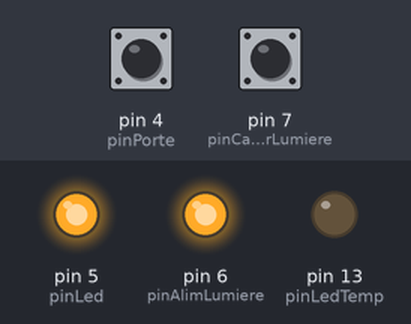
The sketch below on a simulated Arduino Uno, built with avr-gcc and run on an emulated ATmega328P. Shown: output pins drawn as LEDs (lit = HIGH). The inputs (shaded band) are chosen by the test bench; at power-on: pin 7 (pinCapteurLumiere) HIGH, pin 4 (pinPorte) HIGH. Sleep ends after the set time or at an interrupt; the modem accepts every AT command (registered, SIM ready, sends succeed) and sends nothing else.

Above: at 3.2 s.
3.3 s: pin 7 (pinCapteurLumiere) pulled LOW for 0.15 s
At 3.67 s:
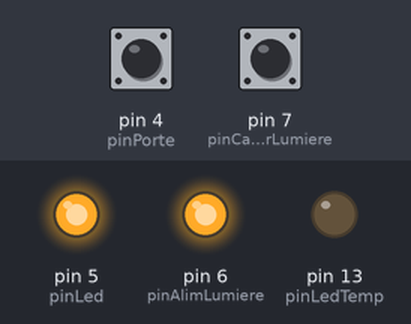
6.3 s: pin 7 (pinCapteurLumiere) pulled LOW for 3.2 s
At 6.58 s:
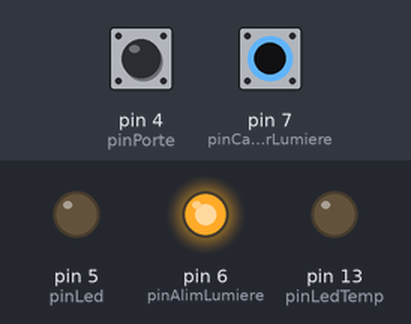
Timing chart, 0 to 11.1 s (numbered marks = the images above; inputs shaded):
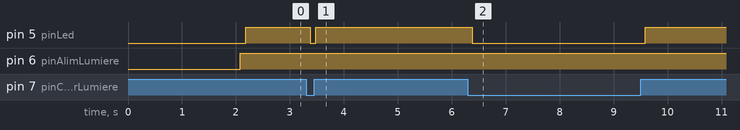

Measured:
- after the input at 3.3 s, pin 5 (pinLed): HIGH → LOW after 0.08 s, → HIGH 0.10 s later
- after the input at 6.3 s, pin 5 (pinLed): HIGH → LOW after 0.08 s, → HIGH 3.2 s later

The sketch:

tp4.ino
```cpp
#include <SoftwareSerial.h>
#include <EEPROM.h>
#include <avr/sleep.h>
#include <avr/interrupt.h>


// j'ai effectué les tests avec le mode idle et sans le mode idle et en effet on gagne
// en performance. On passe de 0.5v a 0.3v


// bluetooth
const byte rxPin = 2; // à relier au TxD du HM-10
const byte txPin = 3; // à relier au RxD du HM-10
SoftwareSerial BT(rxPin, txPin);

//general
unsigned int delayTime = 1000; // temps entre chaque capture
unsigned int incomingByte = 0; // serial data
unsigned int adress = 0; // adress EEPROM

// temperature
unsigned int tempVolt = 0; // variable qui va lire la valeur recu du capteur de temperature
int temp = 0; // temperature calculée
int tempArray[400]; // array avec toutes les temperatures stockées
unsigned char indiceTempArray = 0; // indice de notre array
unsigned char analogPinTmp = 4; // pin analogique sur lequel on va connecter notre capteur

// porte
unsigned char pinPorte = 4;
unsigned char etatPorte = 0;

// capteur lumiere
unsigned char pinAlimLumiere = 6;
unsigned char pinCapteurLumiere = 7;
unsigned char etatCapteurLumiere = 0;

// etat boite aux lettres
#define VIDE 0
#define REMPLI 1
unsigned char etat ; // variable qui prendra les valeurs VIDE ou REMPLI au cours du temps
unsigned int compteur;


// led
unsigned char pinLed = 5;
unsigned char pinLedTemp = 13;
bool blinkLedBlink = false;

//temps
unsigned long timeOldTemp = 0;
unsigned long timeOldCapteur = 0;
unsigned long time = 0;


// ------- SETUP ------- //

void setup() {
//  Serial.begin(9600);
  BT.begin(9600);
  // delay pour que le bt se connect bien
  delay(1000);
  BT.print("AT+NAMEQuentin"); //module renommé BTM21 par la commande AT+NAME
  delay(1000);
  analogReference(INTERNAL); //VREF = 1.1V interne
  delayTime = readIntFromEEPROM(adress); // lit la valeur stocké en mémoire
  if (delayTime) {
    BT.print("Delay fixé grace a l'eeprom à ");
    BT.println(delayTime);
  }
  else {
    delayTime = 1000;
    BT.print("Delay fixé à ");
    BT.println(delayTime);
  }

  pinMode(pinPorte, INPUT_PULLUP);
  pinMode(pinCapteurLumiere, INPUT_PULLUP);
  pinMode(pinLed, OUTPUT);
  pinMode(pinLedTemp, OUTPUT);
  pinMode(pinAlimLumiere, OUTPUT);


  //setup de la boite aux letrre
  etat = REMPLI;
}

// ------- LOOP ------- //

void loop() {
  set_sleep_mode(SLEEP_MODE_IDLE); // configurer en mode IDLE
  sleep_enable(); // valider le mode veille
  sleep_mode(); // activer la veille

  time = millis();

  // TEMPERATURE
  if ( time - timeOldTemp > delayTime) {
    timeOldTemp = time;
    blinkLedBlink = !blinkLedBlink;
    //    fait blink la led inter
    if (blinkLedBlink) {
      digitalWrite(pinLedTemp, HIGH);
    } else {
      digitalWrite(pinLedTemp, LOW);
    }

    tempVolt = analogRead(analogPinTmp); // lit la valeur analogique sur le pin analogPinTmp

    temp = (tempVolt - 500); // convertion des volts en celcuis
    tempArray[indiceTempArray] = temp; // stocke les temps dans un tab
    indiceTempArray++; // incrementation du nombre de temps aqueries
  }


  // CAPTEUR
  if ( time - timeOldCapteur > 20) {
    timeOldCapteur = time;


    // SERIAL
    if (Serial.available() > 0) {
      incomingByte = Serial.read();
      manageInputTemp(incomingByte);
      manageInputData(incomingByte);
      askBoxState(incomingByte, etat, compteur);
      if (manageVideBoite(incomingByte)) {
        etat = VIDE;
      }
    }

    // BLUETOOTH
    if (BT.available()) {
      incomingByte = BT.read();
      manageInputTemp(incomingByte);
      manageInputData(incomingByte);
      askBoxState(incomingByte, etat, compteur);
      if (manageVideBoite(incomingByte)) {
        etat = VIDE;
      }
    }

    // ETAT DE LA PORT
    etatPorte = EtatPorte();
    if (etatPorte == 0) {
      //      Serial.println("Porte fermée");
    }
    else if (etatPorte == 1) {
      //      Serial.println("Porte Ouverte");
      etat = VIDE;
    }

    //CAPTEUR DE LA LUMIERE
    digitalWrite(pinAlimLumiere, HIGH);
    delay(100);
    etatCapteurLumiere = EtatCapteurLumiere();
    digitalWrite(pinAlimLumiere, LOW);
    if (etatCapteurLumiere == 0) {
      //     Serial.println("Lumiere Ouverte");
    }
    else if (etatCapteurLumiere == 1) {
      //      Serial.println("Lumiere Fermée");
      etat = REMPLI;
    }

    CommandeSortie(etat, pinLed);
  }
}


// ------- FUCNTIONS ------- //

// fonction qui gere les entrées + et -
void manageInputTemp(int incomingByte) {
  // 43 = "+"
  if (incomingByte == 43) {
    delayTime = delayTime + 100;
    BT.println("on augmente le rythme de prise de tmp");
  }

  // 45 = "-"
  else if (incomingByte == 45) {
    if (delayTime > 150) {
      delayTime = delayTime - 100;
      BT.println("on diminue le rythme de prise de tmp");
    }
    else {
      BT.println("delay deja trop bas ...");
    }
  }
  if (incomingByte == 43 or incomingByte == 45) {
    BT.print("le nouveau rythme est de : ");
    BT.print(delayTime);
    BT.println("ms");
  }
}

// fonction qui gere les entrées e et m
void manageInputData(int incomingByte) {
  // touche e
  if (incomingByte == 101) {
    BT.println("voici toutes les temperatures : ");
    for (int i = 0; i < indiceTempArray; i++) {
      BT.print(tempArray[i] / 10);
      BT.print(".");
      BT.println(tempArray[i] % 10);
    }
    indiceTempArray = 0;
  }

  //touche m
  if (incomingByte == 109) {
    writeIntIntoEEPROM(adress, delayTime);
  }
}


void askBoxState(int incomingByte, unsigned char etat, unsigned int & compteur) {
  //touche ?
  if (incomingByte == 63) {
    compteur++;
    if (etat == VIDE) {
      BT.println("n");
    } else {
      BT.println("o");
      BT.println(compteur % 65536);
    }
  }
}

bool manageVideBoite(int incomingByte) {
  //touche r
  if (incomingByte == 114) {
    return true;
  }
  return false;
}

// fonction qui ecrit dans eeprom un nombre à l'adr adress
void writeIntIntoEEPROM(int address, int number) {
  BT.println("ECRITURE DANS L EEPROM");
  byte byte1 = number >> 8;
  byte byte2 = number & 0xFF;
  EEPROM.write(address, byte1);
  EEPROM.write(address + 1, byte2);
}

// fonction qui lit dans eeprom un nombre à l'adr adress
unsigned int readIntFromEEPROM(unsigned int address) {
  BT.println("LECTURE DE L EEPROM");
  byte byte1 = EEPROM.read(address);
  byte byte2 = EEPROM.read(address + 1);
  return (byte1 << 8) + byte2;
}

// 1 si porte ouverte 0 sinon
int EtatPorte(void) {
  return digitalRead(pinPorte);
}


// 1 si porte lettre 0 sinon
int EtatCapteurLumiere(void) {
  return digitalRead(pinCapteurLumiere);
}

void CommandeSortie (unsigned char Etat, int ledPin) {
  switch (etat) {
    case VIDE :
      digitalWrite(ledPin, LOW);
      break;
    case REMPLI :
      digitalWrite(ledPin, HIGH);
      break;
  }
}
```
